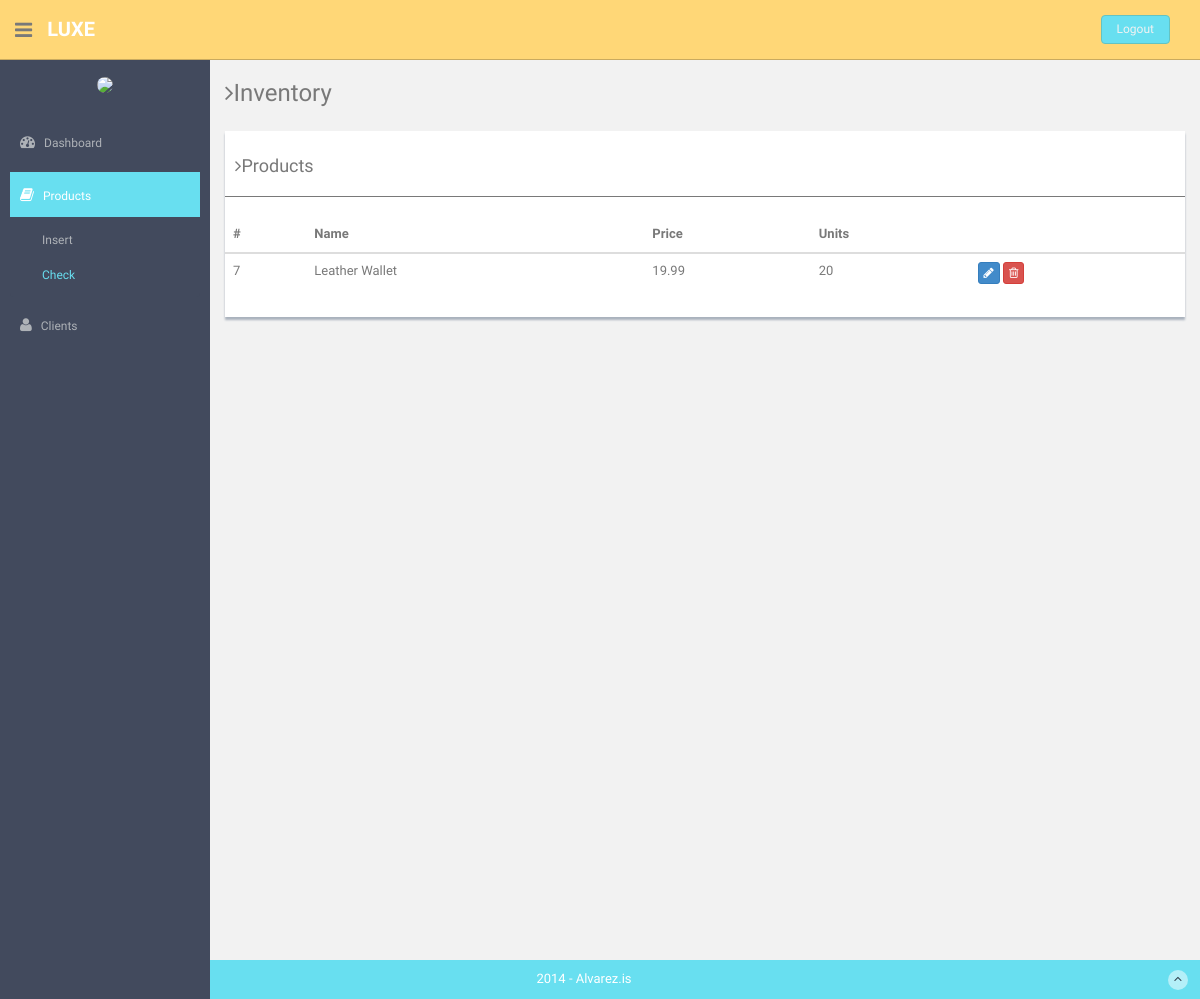
The page /inventory.php (signed in) on the database its author committed.
### tables this page shows
CREATE TABLE IF NOT EXISTS `Products` (
`ProdId` int(4) NOT NULL,
  `ProdName` varchar(20) NOT NULL,
  `ProdPrice` decimal(6,2) NOT NULL,
  `ProdUnits` int(2) NOT NULL
);

### functions.php (called while the page is built, shortened)
<?php
	function viewProducts(){
	      $db = Database::connect();
	      $db->setAttribute(PDO::ATTR_ERRMODE, PDO::ERRMODE_EXCEPTION);
	      $stmt = $db->query('select * from Products;');
         return $stmt;
	}
?>

### inventory.php (the view, shortened to what this page needs)
<?php require_once 'functions.php';?>
<!DOCTYPE html>
<html lang="en">
  <head>
    <link href="assets/css/bootstrap.css" rel="stylesheet">
    <link href="assets/font-awesome/css/font-awesome.css" rel="stylesheet" />
    <link href="assets/css/style.css" rel="stylesheet">
    <link href="assets/css/style-responsive.css" rel="stylesheet">
  </head>
  <body>
  <section id="container" >
      <header class="header black-bg">
              <div class="sidebar-toggle-box">
                  <div class="fa fa-bars tooltips" data-placement="right" data-original-title="Toggle Navigation"></div>
              </div>
            <a href="index.php" class="logo"><b>Luxe</b></a>
            <div class="top-menu">
            	<ul class="nav pull-right top-menu">
                    <li><a class="logout" href="login.php">Logout</a></li>
            	</ul>
            </div>
        </header>
      <aside>
          <div id="sidebar"  class="nav-collapse ">
              <ul class="sidebar-menu" id="nav-accordion">
              	  <p class="centered"><img src="assets/img/ui-juan.jpg" class="img-circle" width="60"></p>
                  <li class="mt">
                      <a href="index.php">
                          <i class="fa fa-dashboard"></i>
                          <span>Dashboard</span>
                      </a>
                  </li>
                  <li class="sub-menu">
                      <a class="active" href="javascript:;" >
                          <i class="fa fa-book"></i>
                          <span>Products</span>
                      </a>
                      <ul class="sub">
                          <li><a href="formInventory.php">Insert</a></li>
                          <li class="active"><a href="#">Check</a></li>
                      </ul>
                  </li>
                  <li class="sub-menu">
                      <a id="products" href="javascript:;" >
                          <i class="fa fa-user"></i>
                          <span>Clients</span>
                      </a>
                  </li>
              </ul>
          </div>
      </aside>
      <section id="main-content">
          <section class="wrapper site-min-height">
          	<h3><i class="fa fa-angle-right"></i>Inventory</h3>
          	<div class="row mt">
          		<div class="col-md-12">
	                  	  <div class="content-panel">
	                  	  	  <h4><i class="fa fa-angle-right"></i>Products</h4>
	                  	  	  <hr>
		                      <table class="table">
                              <thead>
                                 <tr>
                                    <th>#</th>
                                    <th>Name</th>
                                    <th>Price</th>
                                    <th>Units</th>
												<th></th>
                                 </tr>
                              </thead>
                              <tbody>
                                 <?php
                                    $results = viewProducts();
                                    if($results -> rowCount()<=0){
                                       echo '<tr><td>No products available</td></tr>';
                                    }else{
                                       foreach ($results as $row) {
                                          echo '<tr>';
                                          echo '<td>'. $row['ProdId'] . '</td>';
                                          echo '<td>'. $row['ProdName'].'</td>';
                                          echo '<td>'. $row['ProdPrice'].'</td>';
                                          echo '<td>'. $row['ProdUnits'].'</td>';
                                          echo '<td>
                                               <a href="editProduct.php?id='.$row['ProdId'].'" class="btn btn-primary btn-xs"><i class="fa fa-pencil"></i></a>
                                               <a href="controlador.php?id='.$row['ProdId'].'" class="btn btn-danger btn-xs"><i class="fa fa-trash-o "></i></a>
                                               </td>';
                                          echo '</tr>';
                                       }
                                    }
                                 ?>
                              </tbody>
                            </table>
	                  	  </div>
	                  </div>
          	</div>
		</section>
      </section>
      <footer class="site-footer">
          <div class="text-center">
              2014 - Alvarez.is
              <a href="blank.html#" class="go-top">
                  <i class="fa fa-angle-up"></i>
              </a>
          </div>
      </footer>
  </section>
  </body>
</html>

### assets/css/style.css (style rules this page uses)
body { color: #797979; background: #f2f2f2; font-family: 'Ruda', sans-serif; padding: 0px !important; margin: 0px !important; font-size:13px; }
ul li { list-style: none; }
a, a:hover, a:focus { text-decoration: none; outline: none; }
#container { width: 100%; height: 100%; }
hr { margin-top: 20px; margin-bottom: 20px; border: 0; border-top: 1px solid #797979; }
.centered { text-align: center; }
.mt { margin-top: 25px; }
ul.top-menu > li > .logout { color: #f2f2f2; font-size: 12px; border-radius: 4px; -webkit-border-radius: 4px; border: 1px solid #64c3c2 !important; padding: 5px 15px; margin-right: 15px; background: #68dff0; margin-top: 15px; }
#sidebar { width: 210px; height: 100%; position: fixed; background: #424a5d; }
#sidebar ul li { position: relative; }
#sidebar .sub-menu > .sub li { padding-left: 32px; }
#sidebar .sub-menu > .sub li:last-child { padding-bottom: 10px; }
ul.sidebar-menu , ul.sidebar-menu li ul.sub { margin: -2px 0 0; padding: 0; }
ul.sidebar-menu { margin-top: 75px; }
#sidebar > ul > li > ul.sub { display: none; }
#sidebar > ul > li.active > ul.sub, #sidebar > ul > li > ul.sub > li > a { display: block; }
ul.sidebar-menu li ul.sub li { background: #424a5d; margin-bottom: 0; margin-left: 0; margin-right: 0; }
ul.sidebar-menu li ul.sub li:last-child { border-radius: 0 0 4px 4px; -webkit-border-radius: 0 0 4px 4px; }
ul.sidebar-menu li ul.sub li a { font-size: 12px; padding: 6px 0; line-height: 35px; height: 35px; -webkit-transition: all 0.3s ease; -moz-transition: all 0.3s ease; -o-transition: all 0.3s ease; -ms-transition: all 0.3s ease; transition: all 0.3s ease; color: #aeb2b7; }
ul.sidebar-menu li ul.sub li.active a { color: #68dff0; -webkit-transition: all 0.3s ease; -moz-transition: all 0.3s ease; -o-transition: all 0.3s ease; -ms-transition: all 0.3s ease; transition: all 0.3s ease; display: block; }
ul.sidebar-menu li { margin-bottom: 5px; margin-left:10px; margin-right:10px; }
ul.sidebar-menu li.sub-menu { line-height: 15px; }
ul.sidebar-menu li a span { display: inline-block; }
ul.sidebar-menu li a { color: #aeb2b7; text-decoration: none; display: block; padding: 15px 0 15px 10px; font-size: 12px; outline: none; -webkit-transition: all 0.3s ease; -moz-transition: all 0.3s ease; -o-transition: all 0.3s ease; -ms-transition: all 0.3s ease; transition: all 0.3s ease; }
ul.sidebar-menu li a.active, ul.sidebar-menu li a:hover, ul.sidebar-menu li a:focus { background: #68dff0; color: #fff; display: block; -webkit-transition: all 0.3s ease; -moz-transition: all 0.3s ease; -o-transition: all 0.3s ease; -ms-transition: all 0.3s ease; transition: all 0.3s ease; }
ul.sidebar-menu li a i { font-size: 15px; padding-right: 6px; }
ul.sidebar-menu li a.active i { color: #fff; }
#main-content { margin-left: 210px; }
.header, .footer { min-height: 60px; padding: 0 15px; }
.header { position: fixed; left: 0; right: 0; z-index: 1002; }
.black-bg { background: #ffd777; border-bottom: 1px solid #c9aa5f; }
.wrapper { display: inline-block; margin-top: 60px; padding-left: 15px; padding-right: 15px; padding-bottom: 15px; padding-top: 0px; width: 100%; }
a.logo { font-size: 20px; color: #ffffff; float: left; margin-top: 15px; text-transform: uppercase; }
a.logo b { font-weight: 900; }
#top_menu .nav > li, ul.top-menu > li { float: left; }
ul.top-menu > li > a { color: #666666; font-size: 16px; border-radius: 4px; -webkit-border-radius: 4px; border:1px solid #666666 !important; padding: 2px 6px; margin-right: 15px; }
.sidebar-toggle-box { float: left; padding-right: 15px; margin-top: 20px; }
.sidebar-toggle-box .fa-bars { cursor: pointer; display: inline-block; font-size: 20px; }
.content-panel { background: #ffffff; box-shadow: 0px 3px 2px #aab2bd; padding-top: 15px; padding-bottom: 5px; }
.content-panel h4 { margin-left: 10px; }
.site-footer { background: #68dff0; color: #fff; padding: 10px 0; }
.go-top { margin-right: 1%; float: right; background: rgba(255,255,255,.5); width: 20px; height: 20px; border-radius: 50%; -webkit-border-radius: 50%; }
.go-top i { color: #2A3542; }
.site-min-height { min-height: 900px; }

### rows shown on the page
products: ProdId "7", ProdName "Leather Wallet", ProdPrice "19.99", ProdUnits "20"
